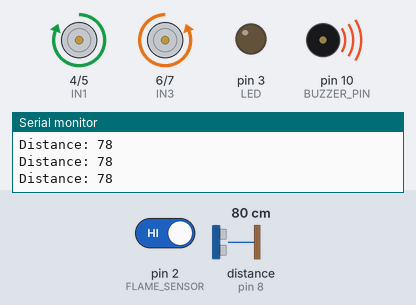
Bench run of a sketch on a simulated Arduino Uno, built with avr-gcc and run on an emulated ATmega328P. Parts: motor-driver pin pairs drawn as motors (green arrow = first pin HIGH = forward, orange = second pin HIGH = backward, longer = more drive), output pins drawn as LEDs (lit = HIGH), buzzer (waves = sounding, pin HIGH), the last lines printed to the serial monitor. Wiring (inferred from the names in the program): ultrasonic range finder: trigger pin 9; echo pin 8. The inputs (shaded band) are chosen by the test bench; at power-on: distance to the obstacle (sensor on pin 8) 80 cm, pin 2 (FLAME_SENSOR) HIGH. The echo pulse lasts 58.3 µs per cm; pins used as bus, display or sensor lines are not drawn.

Above: at 3.2 s.
3.3 s: distance to the obstacle (sensor on pin 8) set to 18 cm
4.8 s: distance to the obstacle (sensor on pin 8) set to 14 cm
At 5.4 s:
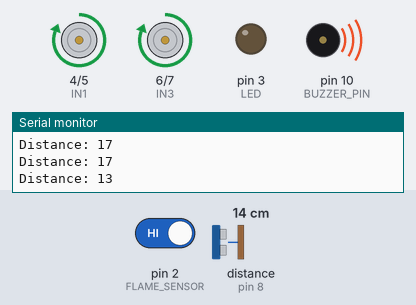
7.8 s: pin 2 (FLAME_SENSOR) driven LOW
At 9.9 s:
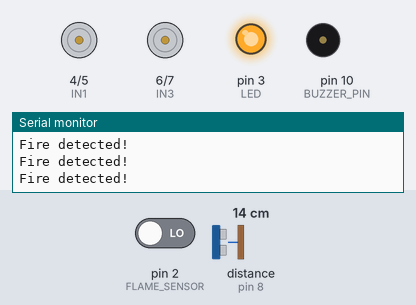
13.1 s: pin 2 (FLAME_SENSOR) driven HIGH
At 14.05 s:
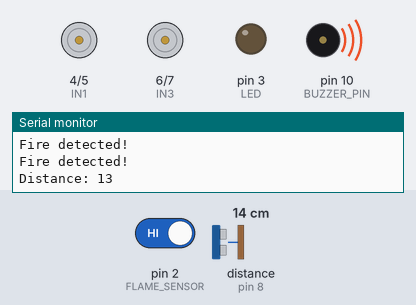
16.1 s: distance to the obstacle (sensor on pin 8) set to 35 cm
Timing chart, 0 to 19.1 s (numbered marks = the images above; inputs shaded):
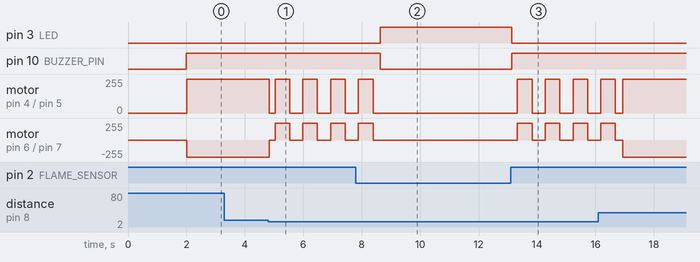

The sketch:

flarebot.ino
```cpp
#include <SoftwareSerial.h>

// Bluetooth pins
SoftwareSerial BT(11, 12); // RX, TX

// Sensor Pins
#define FLAME_SENSOR 2
#define LED 3
#define TRIG 9
#define ECHO 8
#define BUZZER_PIN 10

// Motor Pins
#define IN1 4
#define IN2 5
#define IN3 6
#define IN4 7

long duration;
int distance;

char command;
bool manualMode = false;

// -------- Motor Functions --------
void forward() {
  digitalWrite(IN1, HIGH);
  digitalWrite(IN2, LOW);
  digitalWrite(IN3, LOW);
  digitalWrite(IN4, HIGH);
}
void backward() {
  digitalWrite(IN1, LOW);
  digitalWrite(IN2, HIGH);
  digitalWrite(IN3, HIGH);
  digitalWrite(IN4, LOW);
}
void stopRobot() {
  digitalWrite(IN1, LOW);
  digitalWrite(IN2, LOW);
  digitalWrite(IN3, LOW);
  digitalWrite(IN4, LOW);
}

void turnRight() {
  digitalWrite(IN1, HIGH);
  digitalWrite(IN2, LOW);
  digitalWrite(IN3, HIGH);
  digitalWrite(IN4, LOW);
}

// -------- Setup --------
void setup() {
  pinMode(FLAME_SENSOR, INPUT);
  pinMode(LED, OUTPUT);
  pinMode(BUZZER_PIN, OUTPUT);

  pinMode(TRIG, OUTPUT);
  pinMode(ECHO, INPUT);

  pinMode(IN1, OUTPUT);
  pinMode(IN2, OUTPUT);
  pinMode(IN3, OUTPUT);
  pinMode(IN4, OUTPUT);

  Serial.begin(9600);
  BT.begin(9600);   // HC-05

  delay(2000);
}

// -------- Loop --------
void loop() {

  // -------- Bluetooth Control --------
  if (BT.available()) {
    command = BT.read();

    if (command == 'M') {
      manualMode = true;
      BT.println("Manual Mode ON");
    }
    else if (command == 'A') {
      manualMode = false;
      BT.println("Auto Mode ON");
    }

    if (manualMode) {
      if (command == 'F') forward();
      else if (command == 'B') backward();
      else if (command == 'S') stopRobot();
      else if (command == 'R') turnRight();
    }
  }

  // -------- AUTO MODE --------
  if (!manualMode) {

    int flame = digitalRead(FLAME_SENSOR);
    bool flameDetected = (flame == LOW);

    if (flameDetected) {
      stopRobot();
      digitalWrite(LED, HIGH);
      digitalWrite(BUZZER_PIN, LOW);
      BT.println("Fire detected!");
      Serial.println("Fire detected!");
    }
    else {
      digitalWrite(LED, LOW);
      digitalWrite(BUZZER_PIN, HIGH);

      // Ultrasonic
      digitalWrite(TRIG, LOW);
      delayMicroseconds(2);
      digitalWrite(TRIG, HIGH);
      delayMicroseconds(10);
      digitalWrite(TRIG, LOW);

      duration = pulseIn(ECHO, HIGH);
      distance = duration * 0.034 / 2;

      Serial.print("Distance: ");
      Serial.println(distance);

      if (distance < 15) {
        stopRobot();
        delay(200);
        turnRight();
        delay(500);
        stopRobot();
        delay(200);
      } else {
        forward();
      }
    }
  }

  delay(50);
}
```

Measured:
- the behaviour switches between 16 and 15 cm on distance to the obstacle (sensor on pin 8) (found by bisection; images 0 and 1)
- after the input at 4.8 s, motor on pin 4 (IN1) / pin 5 (IN2): forward 255/255 → stopped at once, then repeats every 0.95 s: forward 255/255 0.50 s, stopped 0.45 s; motor on pin 6 (IN3) / pin 7 (IN4): backward 255/255 → stopped at once, then repeats every 0.95 s: forward 255/255 0.50 s, stopped 0.45 s
- after the input at 7.8 s, pin 3 (LED): LOW → HIGH after 0.84 s; pin 10 (BUZZER_PIN): HIGH → LOW after 0.84 s; motor on pin 4 (IN1) / pin 5 (IN2), motor on pin 6 (IN3) / pin 7 (IN4): goes on until 8.4 s, then stays stopped
- after the input at 13.1 s, pin 3 (LED): HIGH → LOW at once; pin 10 (BUZZER_PIN): LOW → HIGH at once; motor on pin 4 (IN1) / pin 5 (IN2), motor on pin 6 (IN3) / pin 7 (IN4): alternates forward 255/255 for 0.50 s and stopped for 0.45 s, starting after 0.23 s
